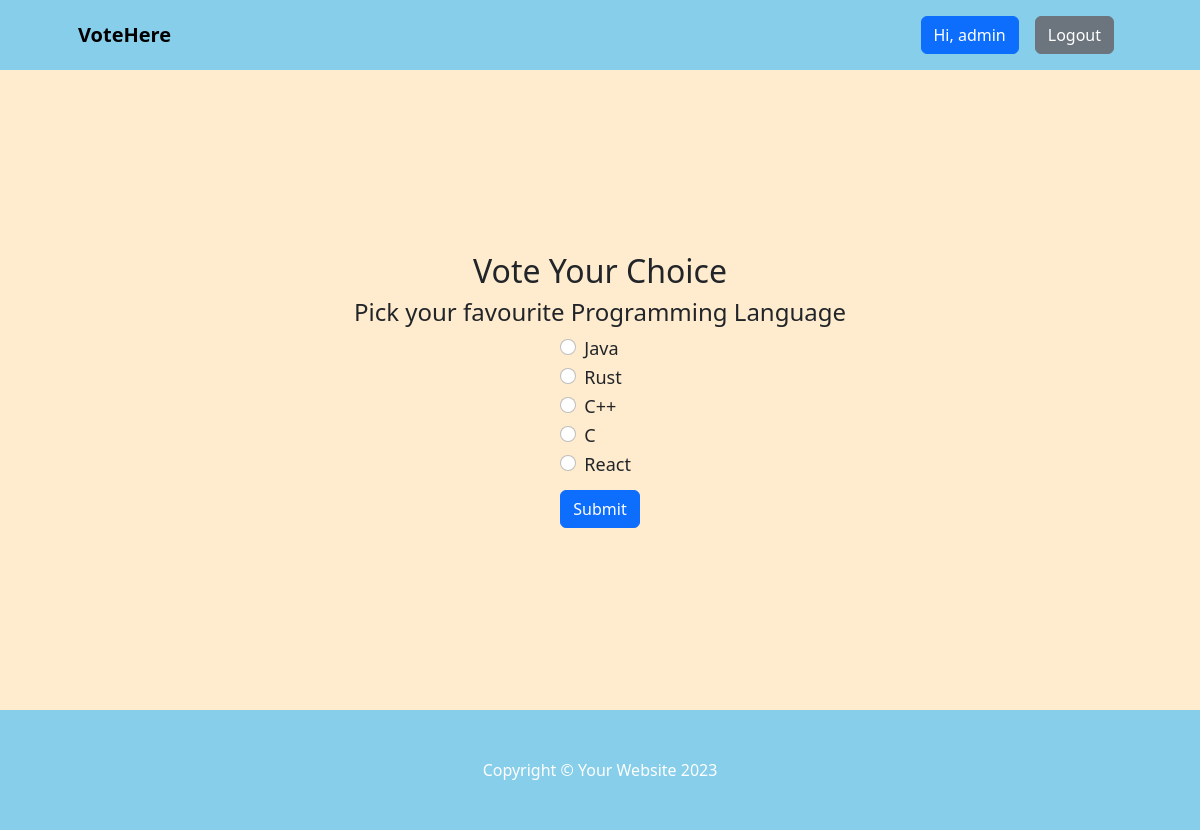
Page /vote/programming-language (signed in) on the committed database.
### voteapp/models.py (models this page shows, shortened)
class Category(models.Model):
    title = models.CharField(max_length=200)
    slug = models.SlugField(blank=True, null=True)
    description = models.TextField(blank=True, null=True)
    total_vote = models.IntegerField(default=0)
    voters = models.ManyToManyField(User, blank=True)

class CategoryItem(models.Model):
    title = models.CharField(max_length=200)
    total_vote = models.IntegerField(default=0)
    category = models.ForeignKey(Category, on_delete=models.CASCADE, related_name="items")
    voters = models.ManyToManyField(User, blank=True)

### voteapp/views.py (the view, shortened to what this page needs)
# urls.py: path("vote/<str:slug>", views.detail, name="detail"),
@login_required(login_url="signin")
def detail(request, slug):
    category = Category.objects.get(slug=slug)
    categories = CategoryItem.objects.filter(category=category)
    msg = None
    if request.user.is_authenticated:
        if category.voters.filter(id=request.user.id).exists():
            msg = "voted"
    context = {"category": category, "categories": categories, "msg": msg}
    return render(request, "detail.html", context)

### voteapp/templates/detail.html (shortened to what this page needs)
{% extends 'base.html' %}
{% block content %}
<div class="container voteContainer">
    <h2>Vote Your Choice</h2>
    <h4>Pick your favourite {{category.title}}</h4>
    {% if msg  %}
    <div class="alert alert-primary" role="alert">
      You have already voted in this category
    </div>
    <a class="btn btn-primary btn-lg" href="{% url 'result' category.slug %}">See Result</a>
    {% else %}
    <form action="" method='POST'>
      {% for category in categories  %}
      <div class="form-check">
        <input class="form-check-input" type="radio" value="{{category.id}}" name="category_item" id="flexRadioDefault{{category.id}}" required>
        <label class="form-check-label" for="flexRadioDefault{{category.id}}">
          {{category.title}}
        </label>
      </div>
      {% endfor %}
    <button type="submit" class='btn btn-primary'>Submit</button>
  </form>
    {% endif %}
</div>
{% endblock content %}

### voteapp/templates/base.html (shortened to what this page needs)
<!DOCTYPE html>
{% load static %}
<html lang="en">
<head>
    <link href="https://cdn.jsdelivr.net/npm/bootstrap-icons@1.4.1/font/bootstrap-icons.css" rel="stylesheet" />
    <link rel="stylesheet" href="{% static 'css/bootstrap.css' %}">
    <link rel="stylesheet" href="{% static 'css/style.css' %}">
</head>
<body style="background: blanchedalmond;">
     <nav class="navbar navbar-expand-lg navbar-dark" style="background:skyblue">
        <div class="container px-lg-5">
            <a class="navbar-brand text-black bold" href="{% url 'index'  %}"><strong>VoteHere</strong></a>
            <div class="collapse navbar-collapse" id="navbarSupportedContent">
                <ul class="navbar-nav ms-auto mb-2 mb-lg-0">
                    {% if request.user.is_authenticated %}
                    <li class="nav-item"><a class="nav-link" href="#"><button class="btn btn-primary">Hi, {{request.user.username}}</button></a></li>
                    <li class="nav-item"><a class="nav-link" href="{% url 'logout' %}"><button class="btn btn-secondary">Logout</button></a></li>
                    {% else %}
                    <li class="nav-item"><a class="nav-link" href="{% url 'signin' %}"><button class="btn btn-primary">Login</button></a></li>
                    <li class="nav-item"><a class="nav-link" href="{% url 'signup' %}"><button class="btn btn-primary">SignUp</button></a></li>
                    {% endif %}
                </ul>
            </div>
        </div>
    </nav>
    {% block content %}
    {% endblock content %}
     <footer class="py-5" style="background:skyblue;">
        <div class="container"><p class="m-0 text-center text-white">Copyright &copy; Your Website 2023</p></div>
    </footer>
</body>
</html>

### voteapp/static/css/style.css (style rules this page uses)
* { box-sizing: border-box; }
.voteContainer { display: flex; flex-direction: column; align-items: center; justify-content: center; height: 80vh; padding: 10px 0px 0px 0px; }
.voteContainer button { margin: 10px 0px 10px 0px; }
.voteContainer label { font-size: 18px; font-weight: 500; }

### rows in the picture
Category: title "Programming Language"
CategoryItem: title "Java"
CategoryItem: title "Rust"
CategoryItem: title "C++"
CategoryItem: title "C"
CategoryItem: title "React"

### other values in the picture
{{ request.user.username }} "admin"
